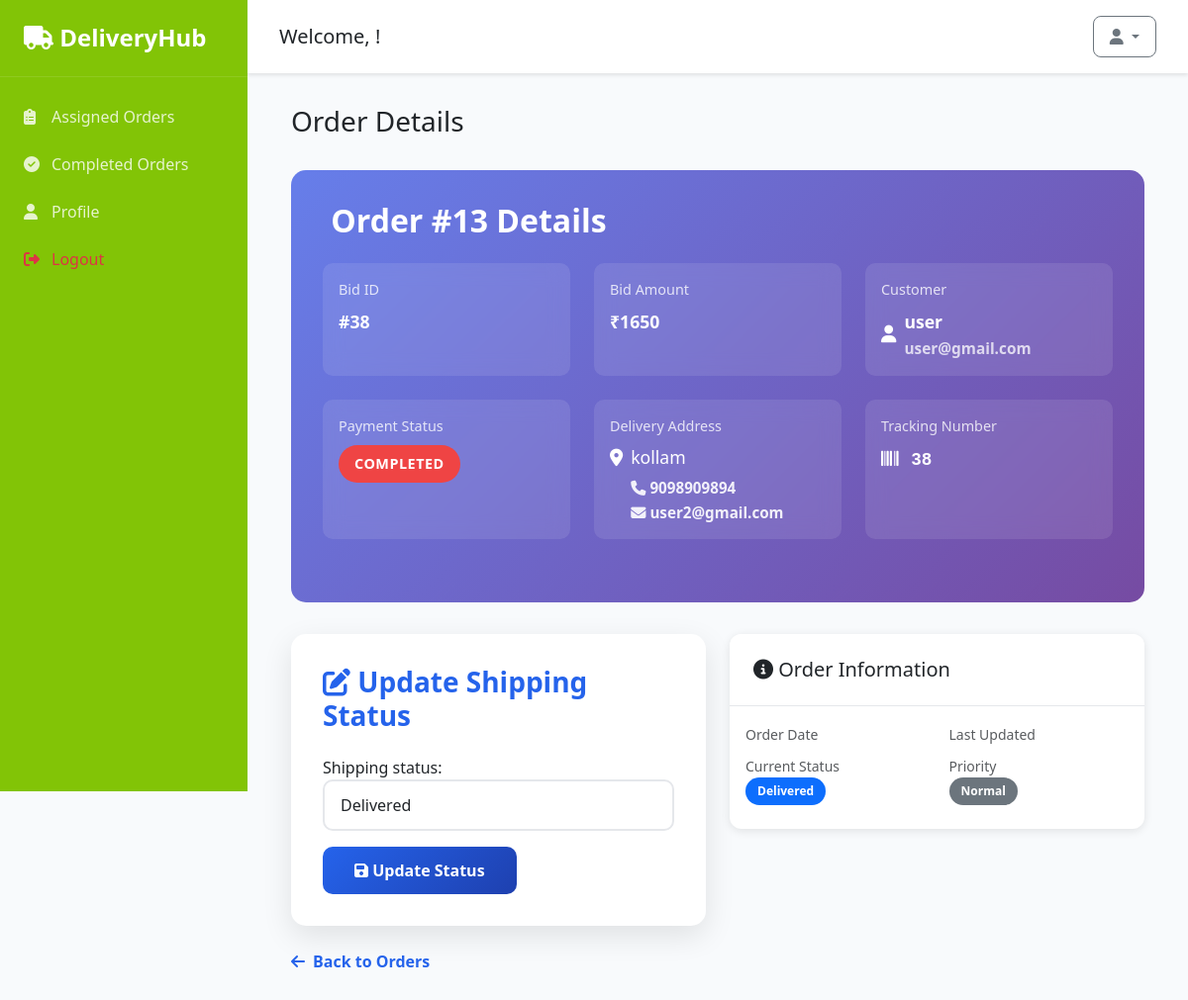
The app's page /delivery_app/order/13/ with its own data.
### adminapi/models.py (models this page shows, shortened)
class BidPurchase(models.Model):
    bid = models.ForeignKey(Bid, on_delete=models.CASCADE)
    purchase_date = models.DateTimeField(auto_now_add=True)
    payment_status = models.CharField(
        max_length=20,
        choices=[
            ('pending', 'Pending'),
            ('completed', 'Completed'),
            ('failed', 'Failed'),
            ('refunded', 'Refunded')
        ],
        default='pending'
    )
    payment_method = models.CharField(
        max_length=50,
        choices=[
            ('credit_card', 'Credit Card'),
            ('debit_card', 'Debit Card'),
            ('bank_transfer', 'Bank Transfer'),
            ('online_wallet', 'Online Wallet'),
            ('other', 'Other')
        ],
        default='credit_card'
    )
    transaction_id = models.CharField(max_length=100, blank=True, null=True)
    amount_paid = models.DecimalField(max_digits=10, decimal_places=2, blank=True, null=True)
    shipping_address = models.TextField(blank=True, null=True)
    shipping_status = models.CharField(
        max_length=20,
        choices=[
            ('processing', 'Processing'),
            ('shipped', 'Shipped'),
            ('delivered', 'Delivered'),
            ('returned', 'Returned')
        ],
        default='processing'
    )
    tracking_number = models.CharField(max_length=100, blank=True, null=True)
    delivery_agent = models.ForeignKey(DeliveryAgent, on_delete=models.SET_NULL, null=True, blank=True)

class Bid(models.Model):
    auction = models.ForeignKey(Auction, on_delete=models.CASCADE)
    bidder = models.ForeignKey(CustomUser, on_delete=models.CASCADE)
    amount = models.PositiveIntegerField()
    timestamp = models.DateTimeField(auto_now_add=True)
    is_selected=models.BooleanField(default=False)

class CustomUser(AbstractUser):
    user_type_choices = [
        ('Admin', 'Admin'),
        ('Seller', 'Seller'),
        ('DeliveryAgent', 'Delivery Agent'),
    ]
    user_type = models.CharField(max_length=50, choices=user_type_choices, default='Admin')
    email = models.EmailField(null=True)

class Auction(models.Model):
    spice = models.ForeignKey(Spice, on_delete=models.CASCADE)
    auctioneer = models.ForeignKey(Seller, on_delete=models.CASCADE)
    starting_bid = models.DecimalField(max_digits=10, decimal_places=2)
    expected_bid = models.DecimalField(max_digits=10, decimal_places=2, default=0)
    number_of_lots = models.IntegerField(default=1)
    end_time = models.DateTimeField()
    created_at = models.DateTimeField(auto_now_add=True)
    choices= [
        ('Available', 'Available'),
        ('Sold', 'Sold'),
        ('Expired', 'Expired'),
    ]
    status=models.CharField(max_length=50, choices=choices, default='Available')

class Seller(CustomUser):
    name = models.CharField(max_length=100)
    phone = models.CharField(max_length=100)
    email_address = models.EmailField()
    address = models.CharField(max_length=100)
    id_proof = models.FileField(null=True, upload_to="images",blank=True)
    profile = models.ImageField(upload_to="images", null=True, blank=True)
    is_available = models.BooleanField(default=True)

### delivery_app/views.py (the view, shortened to what this page needs)
# urls.py: path('order/<int:pk>/', views.OrderDetailView.as_view(), name='order_detail'),
class OrderDetailView(DetailView):
    model = BidPurchase
    template_name = 'delivery/order_detail.html'
    context_object_name = 'order'
    def get_context_data(self, **kwargs):
        context = super().get_context_data(**kwargs)
        context['form'] = ShippingStatusUpdateForm(instance=self.object)
        return context

### delivery_app/forms.py
class ShippingStatusUpdateForm(forms.ModelForm):
    class Meta:
        model = BidPurchase
        fields = ['shipping_status']
        widgets = {
            'shipping_status': forms.Select(attrs={'class': 'form-control'}),
        }

### delivery_app/templates/delivery/order_detail.html (shortened to what this page needs)
{% extends 'delivery/base.html' %}
{% block content %}
<div class="container-fluid">
    <div class="page-header">
        <h1 class="h3 mb-0">Order Details</h1>
    </div>
    <div class="order-details-card">
        <h2> Order #{{ order.id }} Details</h2>
        <div class="info-grid">
            <div class="info-item">
                <div class="info-label">Bid ID</div>
                <div class="info-value">#{{ order.bid.id }}</div>
            </div>
            <div class="info-item">
                <div class="info-label">Bid Amount</div>
                <div class="info-value">₹{{ order.bid.amount }}</div>
            </div>
            <div class="info-item">
                <div class="info-label">Customer</div>
                <div class="info-value">
                    <div class="d-flex align-items-center">
                        <i class="fas fa-user me-2"></i>
                        <div>
                            <div>{{ order.bid.bidder.get_full_name|default:order.bid.bidder.username }}</div>
                            <small class="opacity-75">{{ order.bid.bidder.email }}</small>
                        </div>
                    </div>
                </div>
            </div>
            <div class="info-item">
                <div class="info-label">Payment Status</div>
                <div class="info-value">
                    <span class="status-badge {% if order.payment_status == 'paid' %}status-paid{% elif order.payment_status == 'pending' %}status-pending{% else %}status-failed{% endif %}">
                        {{ order.payment_status|title }}
                    </span>
                </div>
            </div>
            <div class="info-item">
                <div class="info-label">Delivery Address</div>
                <div class="info-value">
                    {% if order.bid.auction.auctioneer.address %}
                        <div class="address-details">
                            <div class="d-flex align-items-start">
                                <i class="fas fa-map-marker-alt me-2 mt-1"></i>
                                <div>
                                    <div class="fw-medium">{{ order.bid.auction.auctioneer.address }}</div>
                                    <div class="contact-info">
                                        {% if order.bid.auction.auctioneer.phone %}
                                            <div class="mb-1">
                                                <i class="fas fa-phone me-1"></i>{{ order.bid.auction.auctioneer.phone }}
                                            </div>
                                        {% endif %}
                                        {% if order.bid.auction.auctioneer.email %}
                                            <div>
                                                <i class="fas fa-envelope me-1"></i>{{ order.bid.auction.auctioneer.email }}
                                            </div>
                                        {% endif %}
                                    </div>
                                </div>
                            </div>
                        </div>
                    {% elif order.shipping_address %}
                        <div class="d-flex align-items-start">
                            <i class="fas fa-map-marker-alt me-2 mt-1"></i>
                            <div>{{ order.shipping_address }}</div>
                        </div>
                    {% endif %}
                </div>
            </div>
            <div class="info-item">
                <div class="info-label">Tracking Number</div>
                <div class="info-value">
                    <i class="fas fa-barcode me-2"></i>
                    {% if  order.bid.id %}
                        <span class="font-monospace">{{  order.bid.id }}</span>
                    {% else %}
                        <span class="opacity-75">Not assigned yet</span>
                    {% endif %}
                </div>
            </div>
        </div>
    </div>
    <div class="row">
        <div class="col-md-6">
            <div class="update-form-card">
                <h3><i class="fas fa-edit"></i> Update Shipping Status</h3>
                <form method="post">
                    <div class="mb-3">
                        {{ form.as_p }}
                    </div>
                    <button type="submit" class="btn btn-update">
                        <i class="fas fa-save"></i> Update Status
                    </button>
                </form>
            </div>
        </div>
        <div class="col-md-6">
            <div class="card">
                <div class="card-header">
                    <h5 class="mb-0"><i class="fas fa-info-circle"></i> Order Information</h5>
                </div>
                <div class="card-body">
                    <div class="row">
                        <div class="col-6">
                            <small class="text-muted">Order Date</small>
                        </div>
                        <div class="col-6">
                            <small class="text-muted">Last Updated</small>
                        </div>
                    </div>
                    <div class="row">
                        <div class="col-6">
                            <small class="text-muted">Current Status</small>
                            <p class="mb-2">
                                <span class="badge bg-primary">{{ order.shipping_status|title }}</span>
                            </p>
                        </div>
                        <div class="col-6">
                            <small class="text-muted">Priority</small>
                            <p class="mb-2">
                                <span class="badge {% if order.is_urgent %}bg-danger{% else %}bg-secondary{% endif %}">
                                    {% if order.is_urgent %}High{% else %}Normal{% endif %}
                                </span>
                            </p>
                        </div>
                    </div>
                </div>
            </div>
        </div>
    </div>
    <a href="{% url 'delivery_app:assigned_orders' %}" class="back-link">
        <i class="fas fa-arrow-left"></i> Back to Orders
    </a>
</div>
{% endblock %}

### delivery_app/templates/delivery/base.html (style rules this page uses)
:root { --primary-color: #2563eb; --secondary-color: #64748b; --success-color: #10b981; --warning-color: #f59e0b; --danger-color: #ef4444; --sidebar-width: 250px; }
body { background-color: #f8fafc; font-family: 'Segoe UI', Tahoma, Geneva, Verdana, sans-serif; }
.page-header { display: flex; justify-content: between; align-items: center; margin-bottom: 2rem; }
.card { border: none; box-shadow: 0 2px 10px rgba(0, 0, 0, 0.1); border-radius: 12px; }
.card-header { background: white; border-bottom: 1px solid #e5e7eb; padding: 1.5rem; border-radius: 12px 12px 0 0 !important; }
.badge { font-size: 0.75rem; padding: 0.5rem 0.75rem; border-radius: 20px; }
.btn { border-radius: 8px; padding: 0.5rem 1rem; font-weight: 500; }

### delivery_app/templates/delivery/order_detail.html (style rules this page uses)
.order-details-card { background: linear-gradient(135deg, #667eea 0%, #764ba2 100%); color: white; border-radius: 15px; padding: 2rem; margin-bottom: 2rem; }
.order-details-card h2 { margin-bottom: 1.5rem; font-weight: 600; }
.info-grid { display: grid; grid-template-columns: repeat(auto-fit, minmax(250px, 1fr)); gap: 1.5rem; margin-bottom: 2rem; }
.info-item { background: rgba(255, 255, 255, 0.1); padding: 1rem; border-radius: 10px; backdrop-filter: blur(10px); }
.info-label { font-size: 0.9rem; opacity: 0.8; margin-bottom: 0.5rem; }
.info-value { font-size: 1.1rem; font-weight: 600; }
.status-badge { display: inline-block; padding: 0.5rem 1rem; border-radius: 25px; font-size: 0.9rem; font-weight: 600; text-transform: uppercase; letter-spacing: 0.5px; }
.status-failed { background: var(--danger-color); color: white; }
.update-form-card { background: white; border-radius: 15px; padding: 2rem; box-shadow: 0 10px 30px rgba(0, 0, 0, 0.1); }
.update-form-card h3 { color: var(--primary-color); margin-bottom: 1.5rem; font-weight: 600; }
.form-control { border-radius: 10px; border: 2px solid #e5e7eb; padding: 0.75rem 1rem; transition: all 0.3s ease; }
.btn-update { background: linear-gradient(135deg, var(--primary-color) 0%, #1e40af 100%); border: none; padding: 0.75rem 2rem; border-radius: 10px; font-weight: 600; color: white; transition: all 0.3s ease; }
.back-link { display: inline-flex; align-items: center; color: var(--primary-color); text-decoration: none; font-weight: 600; transition: all 0.3s ease; margin-top: 1.5rem; }
.back-link i { margin-right: 0.5rem; }
.address-details { line-height: 1.4; }
.address-details .contact-info { margin-top: 0.5rem; font-size: 0.95rem; opacity: 0.9; }

### records on screen
BidPurchase: id "13", bid.id "38", bid.amount "1650", bid.bidder.get_full_name "user", bid.bidder.email "user@gmail.com", payment_status "COMPLETED", bid.auction.auctioneer.address "kollam", bid.auction.auctioneer.phone "9098909894", bid.auction.auctioneer.email "user2@gmail.com", shipping_status "Delivered"
